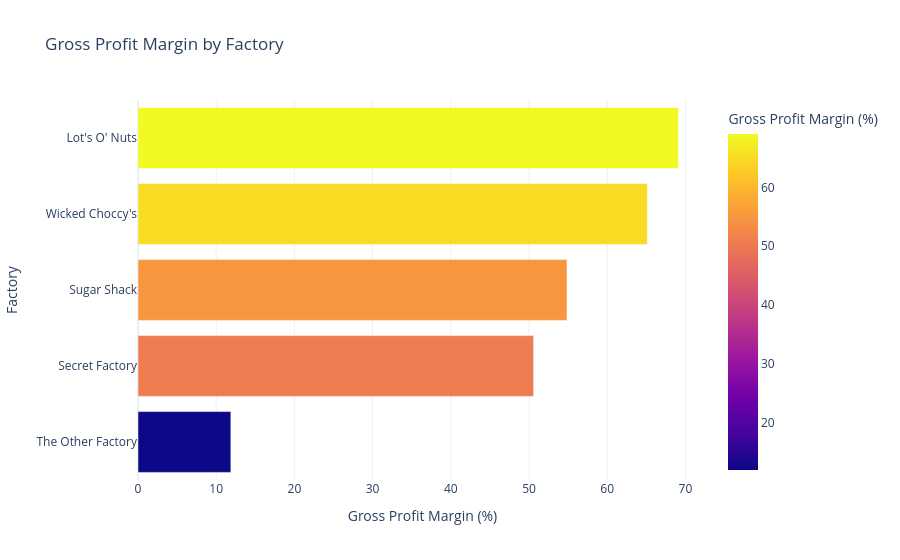

Source (notebook cell):
### Code cell
# Factory gross profit margin

fig = px.bar(
    factory_analysis_day7.sort_values(
        "gross_profit_margin",
        ascending=True
    ),
    x="gross_profit_margin",
    y="factory",
    orientation="h",
    color="gross_profit_margin",
    title="Gross Profit Margin by Factory",
    labels={
        "gross_profit_margin": "Gross Profit Margin (%)",
        "factory": "Factory"
    },
    hover_data=[
        "total_sales",
        "total_gross_profit"
    ]
)

fig.update_layout(
    template="plotly_white",
    xaxis_title="Gross Profit Margin (%)",
    yaxis_title="Factory",
    showlegend=False
)

fig.show()

### Figure 1 — Plotly figure (JSON) as saved in the notebook; plotly's stock layout.template omitted (floating-point values rounded to 4 significant figures)
{"data": [{"customdata": [[1282.0, 152.2], [8588.0, 4345.0], [221.0, 121.2], [55350.0, 36050.0], [76340.0, 52770.0]], "hovertemplate": "Gross Profit Margin (%)=%{marker.color}<br>Factory=%{y}<br>total_sales=%{customdata[0]}<br>total_gross_profit=%{customdata[1]}<extra></extra>", "legendgroup": "", "marker": {"color": [11.87, 50.59, 54.86, 65.13, 69.13], "coloraxis": "coloraxis", "pattern": {"shape": ""}}, "name": "", "orientation": "h", "showlegend": false, "textposition": "auto", "type": "bar", "x": [11.87, 50.59, 54.86, 65.13, 69.13], "xaxis": "x", "y": ["The Other Factory", "Secret Factory", "Sugar Shack", "Wicked Choccy's", "Lot's O' Nuts"], "yaxis": "y"}], "layout": {"barmode": "relative", "coloraxis": {"colorbar": {"title": {"text": "Gross Profit Margin (%)"}}, "colorscale": [[0, "#0d0887"], [0.1111, "#46039f"], [0.2222, "#7201a8"], [0.3333, "#9c179e"], [0.4444, "#bd3786"], [0.5556, "#d8576b"], [0.6667, "#ed7953"], [0.7778, "#fb9f3a"], [0.8889, "#fdca26"], [1, "#f0f921"]]}, "legend": {"tracegroupgap": 0}, "showlegend": false, "title": {"text": "Gross Profit Margin by Factory"}, "xaxis": {"anchor": "y", "domain": [0, 1], "title": {"text": "Gross Profit Margin (%)"}}, "yaxis": {"anchor": "x", "domain": [0, 1], "title": {"text": "Factory"}}}}
